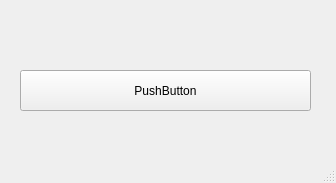
<?xml version="1.0" encoding="UTF-8"?>
<ui version="4.0">
 <class>MainWindow</class>
 <widget class="QMainWindow" name="MainWindow">
  <property name="geometry">
   <rect>
    <x>0</x>
    <y>0</y>
    <width>336</width>
    <height>183</height>
   </rect>
  </property>
  <property name="windowTitle">
   <string>MainWindow</string>
  </property>
  <widget class="QWidget" name="centralwidget">
   <widget class="QPushButton" name="pushButton">
    <property name="geometry">
     <rect>
      <x>20</x>
      <y>70</y>
      <width>291</width>
      <height>41</height>
     </rect>
    </property>
    <property name="text">
     <string>PushButton</string>
    </property>
   </widget>
  </widget>
  <widget class="QMenuBar" name="menubar">
   <property name="geometry">
    <rect>
     <x>0</x>
     <y>0</y>
     <width>336</width>
     <height>25</height>
    </rect>
   </property>
  </widget>
  <widget class="QStatusBar" name="statusbar"/>
 </widget>
 <resources/>
 <connections/>
</ui>
